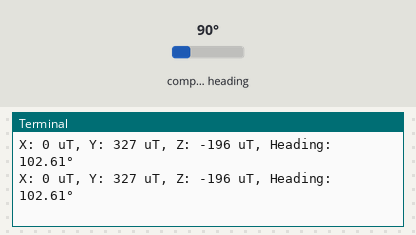
Recording of a program running on a simulated Raspberry Pi (BCM pin numbers). On the bench: the last lines printed to the terminal. The inputs (shaded band) are chosen by the test bench; at power-on: compass heading 90°.

Above: at 1.2 s.
1.3 s: compass heading set to 7°
At 1.9 s:
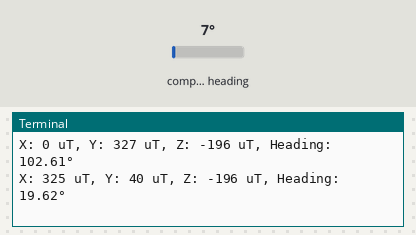
2.8 s: compass heading set to 180°
At 3.4 s:
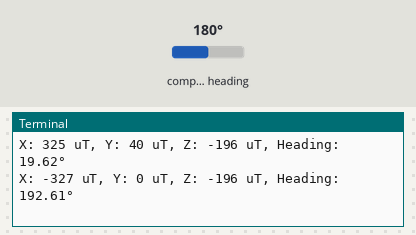
Timing chart, 0 to 5.8 s (numbered marks = the images above; inputs shaded):
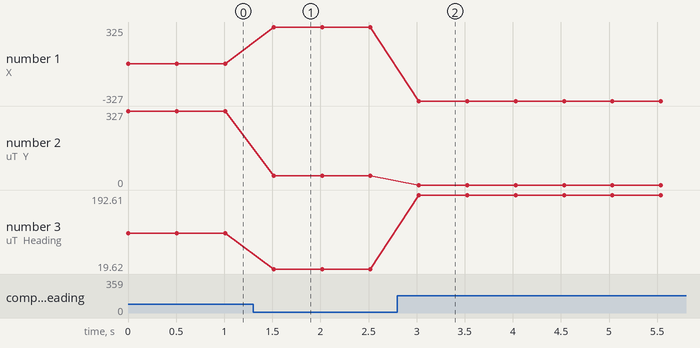

Measured:
- after the input at 1.3 s, the terminal: prints a new line after 0.21 s (image 1)
- after the input at 2.8 s, the terminal: prints a new line after 0.22 s (image 2)
- plotted number 1: 0 → 325 after the input at 1.3 s, 325 → -327 after the input at 2.8 s
- plotted number 2: 327 → 40 after the input at 1.3 s
- plotted number 3: 102.61 → 19.62 after the input at 1.3 s, 19.62 → 192.61 after the input at 2.8 s

The program:

Python_Code_for_Interfacing_HMC5883L_with_Raspberry_Pi.py
```python
import smbus
import time
import math

# HMC5883L register addresses
ADDRESS = 0x1E
CONFIG_A = 0x00
CONFIG_B = 0x01
MODE = 0x02
X_MSB = 0x03
Z_MSB = 0x05
Y_MSB = 0x07

bus = smbus.SMBus(1)

def setup():
    bus.write_byte_data(ADDRESS, CONFIG_A, 0x70)  # Set to 8 samples @ 15Hz
    bus.write_byte_data(ADDRESS, CONFIG_B, 0x20)  # 1.3 gain LSb / Gauss 1090 (default)
    bus.write_byte_data(ADDRESS, MODE, 0x00)  # Continuous measurement mode

def read_raw_data(addr):
    # Read raw 16-bit value
    high = bus.read_byte_data(ADDRESS, addr)
    low = bus.read_byte_data(ADDRESS, addr+1)

    # Combine them to get a 16-bit value
    value = (high << 8) + low
    if value > 32768:  # Adjust for 2's complement
        value = value - 65536
    return value

def compute_heading(x, y):
    # Calculate heading in radians
    heading_rad = math.atan2(y, x)

    # Adjust for declination angle (e.g. 0.22 for ~13 degrees)
    declination_angle = 0.22
    heading_rad += declination_angle

    # Correct for when signs are reversed.
    if heading_rad < 0:
        heading_rad += 2 * math.pi

    # Check for wrap due to addition of declination.
    if heading_rad > 2 * math.pi:
        heading_rad -= 2 * math.pi

    # Convert radians to degrees for readability.
    heading_deg = heading_rad * (180.0 / math.pi)

    return heading_deg

def main():
    setup()

    while True:
        x = read_raw_data(X_MSB)
        y = read_raw_data(Y_MSB)
        z = read_raw_data(Z_MSB)

        heading = compute_heading(x, y)

        print(f"X: {x} uT, Y: {y} uT, Z: {z} uT, Heading: {heading:.2f}°")

        time.sleep(0.5)

if __name__ == "__main__":
    main()
```
